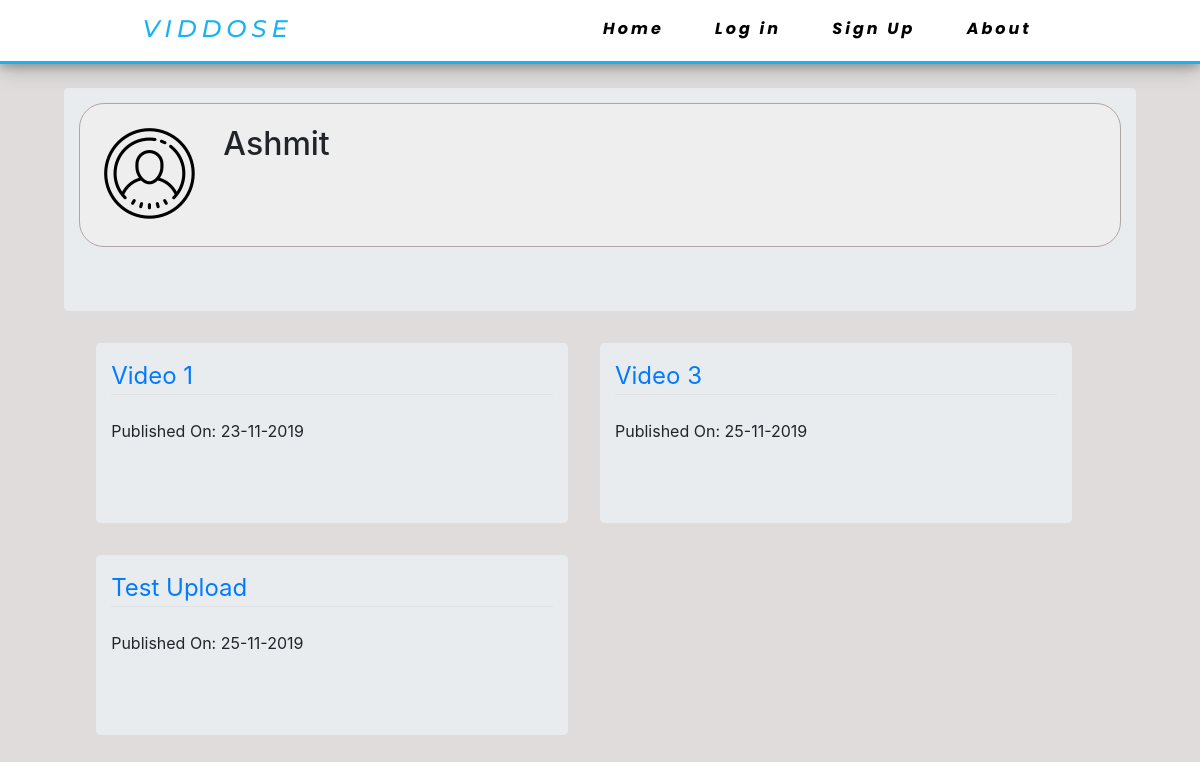
/user/Ashmit, run on the app's committed database.
### app/models.py (models this page shows, shortened)
class User(db.Model, UserMixin):
    id = db.Column(db.Integer, primary_key=True)
    username = db.Column(db.String(20), unique=True, nullable=False)
    email = db.Column(db.String(120), unique=True, nullable=False)
    image_file = db.Column(db.String(20), nullable=False, default='default.jpg')
    password = db.Column(db.String(60), nullable=False)
    posts = db.relationship('Post', backref='author', lazy=True)

class Post(db.Model):
    id = db.Column(db.Integer, primary_key=True)
    title = db.Column(db.String(100), nullable=False)
    upload_date = db.Column(db.DateTime, nullable=False, default=datetime.utcnow)
    content = db.Column(db.Text, nullable=False)
    user_id = db.Column(db.Integer, db.ForeignKey('user.id'), nullable=False)

### app/routes.py (the view)
@app.route("/user/<username>")
def user(username):
    user = User.query.filter_by(username=username).first()
    post = Post.query.filter_by(user_id=user.id).all()
    image_file = url_for('static', filename='profile_pics/' + user.image_file)
    return render_template('creator.html', title=user.username, post=post, user=user, image_file=image_file)

### app/templates/creator.html (shortened to what this page needs)
{% extends "layout.html" %}
{% block content %}
<div class="jumbotron">
  <div class="media" style="border: 1px solid #b1a5a5; border-radius: 25px; padding: 2%; background-color: #eee;">
    <img class="rounded-circle account-img" src="{{ image_file }}" width="100px" align="left"> &nbsp; &nbsp; &nbsp;
    <div class="media-body">
      <h2 class="account-heading">{{ user.username }}</h2>
    </div>
  </div>
</div>
{% for post in user.posts %}
<div class="jumbotron float-left" style="width: 44%; margin-left: 3%;">
  <legend class="border-bottom mb-4">
    <a href="{{ url_for('post', post_id=post.id) }}"> {{ post.title }} </a>
  </legend>
  <p>
    <div class="float-left">Published On: {{ post.upload_date.strftime('%d-%m-%Y') }}</div><br>
  </p>
</div>
{% endfor %}
{% endblock content %}

### app/static/style.css (style rules this page uses)
html { scroll-behavior: smooth; }
body { background-color: #e0dcdc; }
.jumbotron { padding-top: 15px; padding-right: 15px; padding-left: 15px; }
* { margin: 0px; padding: 0px; box-sizing: border-box; }

### data on the page
User: username "Ashmit"
Post: title "Video 1", upload_date "23-11-2019"
Post: title "Video 3", upload_date "25-11-2019"
Post: title "Test Upload", upload_date "25-11-2019"
